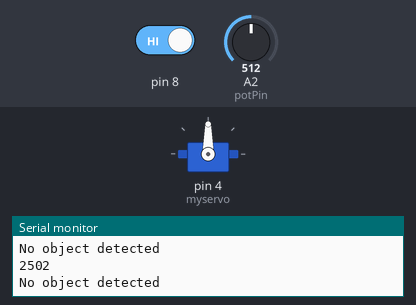
Bench run of a sketch on a simulated Arduino Uno, built with avr-gcc and run on an emulated ATmega328P. On the bench: servo, the last lines printed to the serial monitor. The test bench sets the inputs (shaded band); at power-on: pin 8 HIGH, A2 (potPin) = 512.

Above: at 3.3 s.
3.4 s: pin 8 driven LOW
10.2 s: A2 (potPin) set to 170
17.0 s: A2 (potPin) set to 0
At 17.6 s:
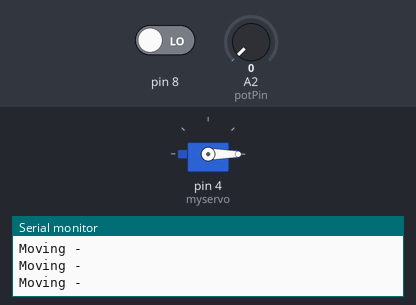
20.3 s: A2 (potPin) set to 19
27.1 s: A2 (potPin) set to 21
At 28.2 s:
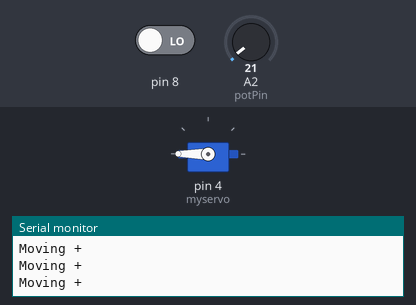
33.8 s: A2 (potPin) set to 110
Timing chart, 0 to 38.4 s (numbered marks = the images above; inputs shaded):
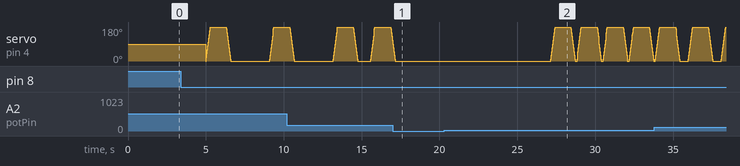

The sketch:

design_team.ino
```cpp
#include <Servo.h>
Servo myservo;  // create servo object to control a servo
int pos;  // variable to store the servo position
int potPin = 2; // potentiometer hooked to analog 2
int maxTime = 5000; // longest time interval between IR reads (ms)
int servoSpeed = 15; // control servo speed
unsigned long time_now = 0;
int potDelay = 0;

void setup() {
  Serial.begin(9600);
  pinMode('8', INPUT); // set pin as input
  myservo.attach(4);
}

void loop() {
  time_now = millis();
  int potDelay = analogRead(potPin); // get delay
  potDelay = map(potDelay, 0, 1023, 0, maxTime); // map potentiometer to time scale

  if (potDelay <= 100){
    Serial.println("This would turn off entire system");
  }

  else {

  int detect = digitalRead(8); // read obstacle status and store it into "detect"
  if(detect == LOW){ // object present
   Serial.println("Object detected");

   for (pos = 0; pos <= 180; pos += 10) { //for loop that move the motor from 0 to 180
     myservo.write(pos);
     delay(servoSpeed);
     Serial.println("Moving +");

   }
   delay(1000);
   for (pos = 180; pos >= 0; pos -= 10) { //for loop that move the motor back to 0
     myservo.write(pos);
     delay(servoSpeed);
     Serial.println("Moving -");

   }
  }
  else{
    Serial.println("No object detected");  // do nothing
  }
 // while(millis() < time_now + potDelay){} // delay [potDelay] ms. Use to adjust delay between IR reads
    delay(potDelay);
    Serial.println(potDelay);
  }

}
```

Measured:
- the behaviour switches between 20 and 21 on A2 (potPin) (found by bisection; images 1 and 2)
- after the input at 17.0 s, servo on pin 4 (myservo): goes on until 17.1 s, then stays 0°
